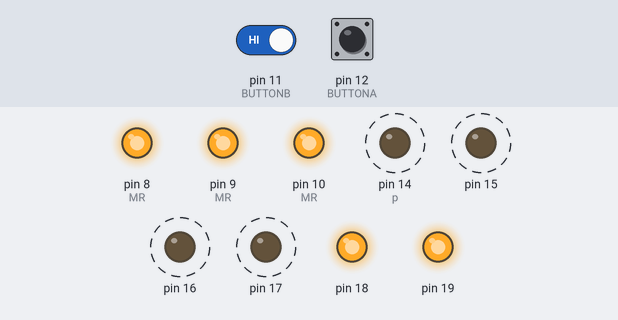
The sketch below on a simulated Arduino Uno, built with avr-gcc and run on an emulated ATmega328P. On the bench: output pins drawn as LEDs (lit = HIGH). Dashed ring = blinking. The test bench sets the inputs (shaded band); at power-on: pin 11 (BUTTONB) HIGH, pin 12 (BUTTONA) HIGH. The local clock reads 2024-03-15 10:24:30 at power-on unless the sketch sets it; random numbers use the default seed unless the sketch sets one; pins used as bus, display or sensor lines are not drawn.

Above: at 7.73 s.
7.9 s: pin 11 (BUTTONB) driven LOW
11.4 s: pin 11 (BUTTONB) driven HIGH
At 11.82 s:
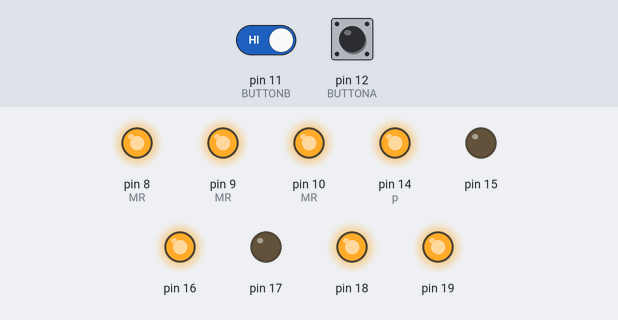
At 17.2 s:
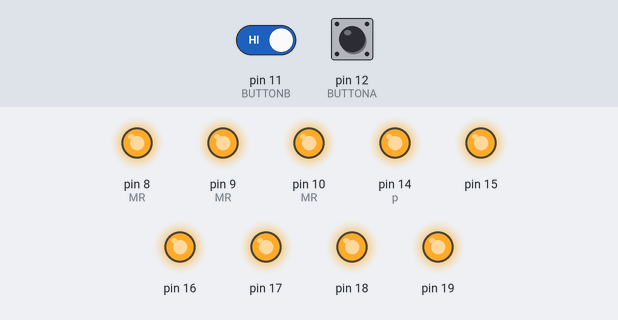
Timing chart, 0 to 20.9 s (numbered marks = the images above; inputs shaded):
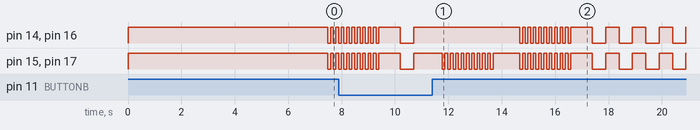

Measured:
- after the input at 11.4 s, pin 14 (p), pin 16: goes 9 × (LOW 0.10 s, HIGH 0.10 s), LOW 0.10 s, HIGH 0.81 s, 3 × (LOW 0.50 s, HIGH 0.50 s), LOW 0.50 s, then HIGH, starting after 3.3 s

The sketch:

NixieClock.ino
```cpp
// (licence header left out)
#include "./NixieClock.h"

//看门狗 https://blog.csdn.net/sdlgq/article/details/50396518

RTC_DS1307 RTC; //时钟模块

byte bits[6] = {0,0,0,0,0,0};//当前数字位
byte old_bits[6] = {0,0,0,0,0,0};//上一个数字位
byte Data[3] = {69,69,69};//45 45 45

byte Date[6] = {19,7,30,15,26,0};//日期时间储存变量
// const byte LoveDateTime[6] = {19,3,14,17,0,0};//日期时间储存变量

DateTime NextRefreshTime;
byte state = 0;		//开关功能选择
byte old_state = 0; //上一个开关状态

bool change = true;//世界线是否产生变动

/* 0.息屏 1.时间 2.计时 3.世界线 */
void (*funcList[4])(void) = {showNothing,showTime,showCounter,showWorldChange};

void setup() {
	DDRC = 0xFF;
	PORTC = 0xF;//前四位控制小数点
	Wire.begin();
	RTC.begin();

	pinMode(BUTTONA,INPUT_PULLUP);
	pinMode(BUTTONB,INPUT_PULLUP);

	for (byte i = 0;i < 3;i++){
		pinMode(DS[i],OUTPUT);
		digitalWrite(DS[i],LOW);
		pinMode(MR[i],OUTPUT);
		digitalWrite(MR[i],LOW);
		digitalWrite(MR[i],HIGH);
		pinMode(SHCP[i],OUTPUT);
	}
	pinMode(STCP,OUTPUT);
	digitalWrite(STCP,LOW);

	digitalWrite(SHCPA,HIGH);
	digitalWrite(SHCPB,HIGH);
	digitalWrite(SHCPC,HIGH);

	/* isrunnning方法存在问题，每次编译后首次运行都返回true，已经弃用。 */

	// if (!RTC.isrunning()){//如果DS1302模块没有在运行
	// 	/* 设置为编译时的时间 */
	// 	RTC.adjust(DateTime(__DATE__, __TIME__));
	// }

	/* 开启看门狗，8秒无响应后重启机器 */
	do{
		state = (digitalRead(BUTTONA) << 1) | digitalRead(BUTTONB);
		delay(100);
	}while(state == 0);
	wdt_enable(WDTO_8S);
	randomSeed(RTC.now().unixtime());
	startingEffect(); //展示开机效果
	NextRefreshTime = RTC.now() + TimeSpan(__OVER_TIME__);
}

void loop(){
	// state = 1;
	//要先喂狗，否则世界线变动会重启
	wdt_reset();//记得喂狗
	state = (digitalRead(BUTTONA) << 1) | digitalRead(BUTTONB);
	funcList[state]();
	if(isOverTime() && state != 0)	//是否已经到刷新时间
		refreshNixie();
}

/* 取位操作，最多八位 */

byte getBit(byte number,byte pos){
	return ((number & movList[pos - 1]) > 0);
}

/* 设置辉光管显示的数字 */

void setNixie(byte i,byte number){
	if(bits[i] != 0xFF)
		bits[i] = number & 0xF;
}

/* 开启辉光管显示，参数：辉光管编号，注意开启后辉光管仍然无显示 */

void lightUpNixie(byte i){
	if (bits[i] == 0xF)
		bits[i] = 0xE;
}

/* 关闭辉光管显示，参数：辉光管编号 */

void closeDownNixie(byte i){
	bits[i] = 0xB;
}

/* 点亮小数点 */

void lightUpPoint(byte i){
	byte p = i;
	if(i == 4) p = 5;
	if(i == 5) p = 4;
	PORTC &= 0xF0;
	PORTC |= (p & 0xF);
}

/* 熄灭小数点*/

void closeDownPoint(){
	PORTC |= 0xF;
}


/* 74HC595N译码器输出引脚使能 */

void refresh(){
	digitalWrite(STCP,LOW);
	digitalWrite(STCP,HIGH);//上升沿
}

/* 发送数据到74HC595N译码器 */

void sendData(){
	Data[0] = bits[0] << 4 | bits[1];
	Data[1] = bits[2] << 4 | bits[3];
	Data[2] = bits[4] << 4 | bits[5];
	byte s = 69;
	for (byte k = 0;k < 3;k++){
		byte v = 0;
		for (byte i = 8;i > 0;i--){
			v = getBit(Data[k],i);
			digitalWrite(DS[k],v);
			digitalWrite(SHCP[k],LOW);
			digitalWrite(SHCP[k],HIGH);
		}
	}
	refresh();
}

/* 是否已经超时 */

bool isOverTime(){
	TimeSpan gap = NextRefreshTime - RTC.now();
	if (gap.totalseconds() < 0){ //已经超时
		return true;
	}
	return false;
}

/* 辉光管防中毒,刷新辉光管 */

void refreshNixie(){
	/*
		1.闪烁所有的辉光管
		2.同时轮转所有的辉光管
	*/
	simulateFlash(0x3F,0); //闪烁所有辉光管
	roundNixie(0x3F,6); //轮转所有的辉光管，6圈。
	//更新下次刷新时间
	NextRefreshTime = RTC.now() + TimeSpan(__OVER_TIME__);
}

/* 显示世界线变动 */

void showWorldChange(){
	/*
		逻辑实现：	1.世界线未变动时，小数点0闪烁（慢闪）
					2.世界线即将产生变动时，小数点0快闪，然后变化
					3.世界线会不稳定，表现为突然没有征兆变化为另外的数字，然后过一会儿恢复为原来的数字
					4.随机有荧光管频闪的效果
	 */
	if (state != old_state){//状态被改变
		old_state = state;
		for (byte i = 0; i < 6; i++){//关闭所有辉光管
			closeDownNixie(i);
		}
		sendData();
		refresh();
		change = true;
	}
	//世界线变动
	if (change){
		simulateFlash(1,0);
		lightUpNixie(0);
		setNixie(0,random(0,1));
		roundNixie(1,2);
		for (int i = 0; i < 10; i++){ //小数点快闪
			lightUpPoint(0);
			delay(100);
			closeDownPoint();
			delay(100);
		}
		byte NixieTube = 0;
		for (byte i = 1; i < 6; i++){ //点亮辉光管，设置随机数后开始轮转
			NixieTube = 1 << i;
			lightUpNixie(i);
			setNixie(i,random(0,9)&0xF);
			roundNixie(NixieTube,2);
			delay(35);
		}
		change = false;
	}
	/* 随机频闪 */
	if (random(1,64) == 4){ //世界线变动
		change = true;
		return;
	}
	if (random(1,32) == 5)
		simulateFlash(0x3F,0); //模拟闪烁效果（所有辉光管）
	if (random(1,64) == 6){//世界线不稳定
		for (int i = 0; i < 6; i++){
			old_bits[i] = bits[i];
			bits[i] = random(0,9)&0xF;
		}
		lightUpPoint(0);
		sendData();
		refresh();
		delay(random(800,3000));
		for (int i = 0; i < 6; i++)
			bits[i] = old_bits[i];
		sendData();
		refresh();
	}

	{//什么都没有发生的时候
		lightUpPoint(0);
		delay(500);
		closeDownPoint();
		delay(500);
	}
	// delay(35);
}

/* 黑屏，什么都不显示 */

void showNothing(){
	if (state!=old_state){
		old_state = state;
		for (int i = 0; i < 6; i++)
			closeDownNixie(i);
		sendData();
		refresh();
	}
	delay(40);
}

/* 显示当前时间 */

void showTime(){
	old_state = state;
	byte NixieTube = 0;
	readFromRTC_Module();
	bits[0] = Date[3] / 10;
	bits[1] = Date[3] % 10;
	bits[2] = Date[4] / 10;
	bits[3] = Date[4] % 10;
	bits[4] = Date[5] / 10;
	bits[5] = Date[5] % 10;
	for (byte i = 0; i < 6; i++){
		if(old_bits[i] != bits[i]){
			NixieTube |= 1 << i;
			old_bits[i] = bits[i];
		}
	}
	sendData();
	refresh();
	if(NixieTube != 0){//时间发生改变
		roundNixie(NixieTube,1);
		sendData();	//发送各辉光管数据到74HC595N译码器中
		refresh();	//译码器使能
	}
	delay(40);//下次检测时间变动的间隔
}

/* 显示计时 */

void showCounter(){
	/*1.先显示日，并固定五秒 2.显示时分秒*/
	/*期间如果发生了日的变换，则重复以上步骤*/

	/*
		1.逻辑：全灭->左对齐only点亮有的灯
	*/
	TimeSpan gap = RTC.now() - LoveDateTime;
	uint32_t days = gap.days();
	byte days_len = 0;
	byte NixieTube = 0;
	byte pointPos = 0;
	if (state != old_state){//状态被改变，需要先显示日
		for (uint32_t i = days; i > 0;i /= 10,days_len++);
		pointPos = pointList[days_len - 1];
		old_state = state;
		for (byte i = 0; i < 6; i++){//关闭所有辉光管
			closeDownNixie(i);
		}
		sendData();
		refresh();
		for (byte i = 0; i < days_len; i++){
			NixieTube = 1 << i;
			lightUpNixie(i);
			setNixie(i,getNumber(days,i + 1,days_len));
			roundNixie(NixieTube,2);
			delay(35);
		}
		for (byte i = 0; i < 6; i++){//打开所有辉光管
			lightUpNixie(i);
		}
		for (int i = 0; i < 10; i++){
			lightUpPoint(4);
			delay(100);
			closeDownPoint();
			delay(100);
		}
	}
	setNixie(0,gap.hours() / 10);
	setNixie(1,gap.hours() % 10);
	setNixie(2,gap.minutes() / 10);
	setNixie(3,gap.minutes() % 10);
	setNixie(4,gap.seconds() / 10);
	setNixie(5,gap.seconds() % 10);
	for (byte i = 0; i < 6; i++){
		if(old_bits[i] != bits[i]){
			NixieTube |= 1 << i;
			old_bits[i] = bits[i];
		}
	}
	if(NixieTube != 0){//时间还没有发生改变
		roundNixie(NixieTube,1);
		sendData();	//发送各辉光管数据到74HC595N译码器中
		refresh();	//译码器使能
	}
	delay(40);//下次检测时间变动的间隔
}

/* 从RTC时间模块中读取时间 */

void readFromRTC_Module(){
	DateTime now = RTC.now();
	Date[0] = now.year() - 2000;
	Date[1] = now.month();
	Date[2] = now.day();
	Date[3] = now.hour();
	Date[4] = now.minute();
	Date[5] = now.second();
}
byte oneInByte(byte x){
	byte sum = 0;
	for (byte i = 0; i < 8; i++)
		sum += (x & (1<<i)) > 0 ? 1 : 0;
	return sum;
}
byte getNumber(uint32_t number,byte i,byte length){
	if(i < 0 || i > length) return -1;
	number /= powList[length - i];
	number %= 10;
	return number;
}
/* 通电后效果 */

void startingEffect(){

	/* 首先全黑，然后全部一个个跑马灯 */
	byte NixieTube = 0;
	for (byte i = 0; i < 6; i++){
		closeDownNixie(i);
	}
	sendData();
	refresh();
	/* 模拟荧光灯闪烁 */
	for (byte i = 0; i < 6; i++){
		// lightUpNixie(i);
		setNixie(i,buildDate[i]);
		simulateFlash(1<<i,0);
	}
	delay(1000);
	/* 展示loveTime */
	for (byte i = 0; i < 6; i++){
		NixieTube = 1 << i;
		lightUpNixie(i);
		setNixie(i,LoveDate[i]);
		roundNixie(NixieTube,2);
		delay(35);
	}
	delay(500);
}
void roundNixie(byte NixieTube,byte round){
	for (byte i = 0; i < round * 10; i++){
		for (byte j = 0; j < 6; j++){
			if((NixieTube & (1<<j)) == 0) continue;
			if(++bits[j] == 10) bits[j] = 0;
		}
		sendData();
		refresh();
		delay(5);
	}
}

/* 模拟荧光管闪烁效果，参数：辉光管编号 */

void simulateFlash(byte NixieTube,byte level){
	for (int i = 0; i < 6; i++)
		old_bits[i] = bits[i];
	for (byte i = 0; i < 5; i++){
		for (byte j = 0; j < 6; j++){
			if((NixieTube & (1<<j)) == 0) continue;
			closeDownNixie(j);
		}
		sendData();
		refresh();
		delay(simulateTime[level][i*2]);
		for (byte j = 0; j < 6; j++){
			if((NixieTube & (1<<j)) == 0) continue;
			lightUpNixie(j);
			setNixie(j,old_bits[j]);
		}
		sendData();
		refresh();
		delay(simulateTime[level][i*2 + 1]);
	}
	for (byte j = 0; j < 8; j++){
		if((NixieTube & (1<<j)) == 0) continue;
		lightUpNixie(j);
		setNixie(j,old_bits[j]);
	}
	sendData();
	refresh();
}
/*
	跑马灯
*/

// void showTime(){
// 	bits[5]++;
// 	for (int i = 4;i > 0;i--){
// 		if(bits[i + 1] == 10){
// 			bits[i + 1] = 0;
// 			bits[i]++;
// 		}
// 	}
// 	if(bits[0] == 10){
// 		for(int i = 0;i < 6;i++)
// 			bits[i] = 0;
// 		}
// }
```

NixieClock.h
```cpp
// (licence header left out)
#ifndef __NIXCK__HEADER__
#define __NIXCK__HEADER__
#if (ARDUINO >= 100)
	#include <Arduino.h>
#else
	#include <WProgram.h>
#endif

#include <stdbool.h>
#include <Wire.h>
#include <avr/wdt.h> /* 看门狗 */
#include "RTClib.h"

//定义辉光钟防中毒的刷新时间，单位为秒
#define __OVER_TIME__ 300 //五分钟刷新一次

// ******** definition for 74HC595N tube ********
#define DSA 5
#define DSB 6
#define DSC 7

#define MRA 8
#define MRB 9
#define MRC 10

#define SHCPA 1
#define SHCPB 2
#define SHCPC 3

#define STCP 0
// ******** definition for NixieClock switch ********
#define BUTTONA 12
#define BUTTONB 11

// #define setbit(x,y)	x|=(1<<y)//指定的某一位数置1
// #define clrbit(x,y)	x&=~(1<<y)//指定的某一位数置0
// #define reversebit(x,y)	x^=(1<<y)//指定的某一位数取反
// #define getbit(x,y)	 ((x) >> (y)&1)//获取的某一位的值


// ******** definition for NixieClock functions ********

byte getBit(byte number,byte pos);  //适应8位cpu的取位函数
byte oneInByte(byte x);				//统计byte里面1出现的次数
byte getNumber(uint32_t number,byte i,byte length);//取出一个数里面的某一个数

void showNothing();		//function : 息屏
void showTime();		//function : 显示RTC时间
void showCounter();		//function : 显示计时
void showWorldChange(); //function : 显示世界线变动

void startingEffect();	//开机动画
void simulateFlash(byte i,byte level);	//模拟闪烁
void roundNixie(byte NixieTube,byte round);	//轮转辉光管

bool isOverTime();		//判断是否已经超时
void refreshNixie();	//刷新所有辉光管(防止辉光管中毒)

void sendData();		//发送数据到74HC595N译码器
void refresh();			//74HC595N译码器STCP引脚上升沿，输出使能

void lightUpNixie(byte i);			//打开辉光管，使其可以被设置
void closeDownNixie(byte i);		//关闭辉光管，使其不能被设置
void setNixie(byte i,byte number);  //设置辉光管显示的数字
void lightUpPoint(byte i);			//打开小数点
void closeDownPoint();				//关闭小数点

void readFromRTC_Module();		//从RTC时间模块中读出时间


// ******** definition for constant values ********
const uint32_t powList[] = {1,10,100,1000,10000,100000};
const byte movList[8] = {1,2,4,8,16,32,64,128};
const byte pointList[6] = {1,2,4,6,8,9};
	/*
		一个数字时，点亮第二个辉光管的右小数点
		两个数字时，点亮第三个辉光管的左小数点
		三个数字时，点亮第四个辉光管的左小数点
		四个数字时，点亮第五个辉光管的左小数点（希望可以到四位数吧）
		五个数字时，点亮第六个辉光管的左小数点
		六个数字时，点亮第六个辉光管的右小数点
	*/
const byte SHCP[3] = {SHCPA,SHCPB,SHCPC};
const byte DS[3] = {DSA,DSB,DSC};
const byte MR[3] = {MRA,MRB,MRC};

const byte buildDate[6] = {1,9,1,1,0,6};
const byte LoveDate[6] = {1,9,0,3,1,4};
const byte simulateTime[2][10] = {
									{150,200,90,100,40,60,20,20,10,10},
									{150,200,90,100,40,60,20,20,10,10}
								}; /*两种不同速度的闪烁效果，是可以支持无限多种预设的
									但是我太懒了，只研究了一种。
									在simulateFlash()中，level即是这个数组的下标。
									*/
// const DateTime LoveDateTime (2019,3,14,17,43,00);
const DateTime LoveDateTime (2019,1,14,18,35,00);
#endif/* __NIXCK__HEADER__ */
```
